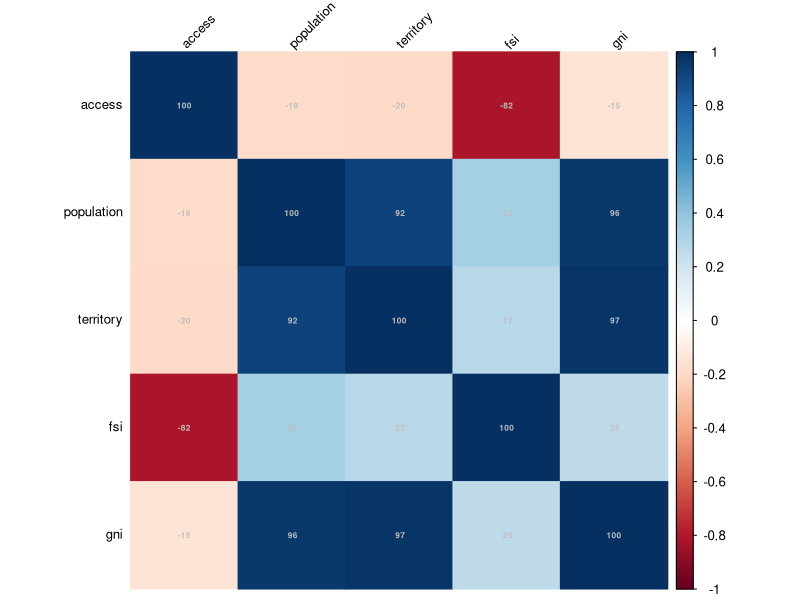
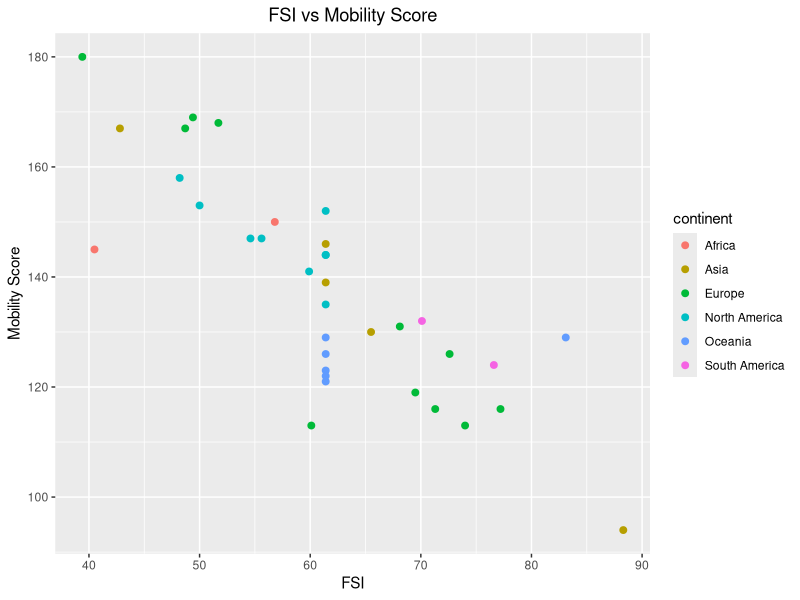
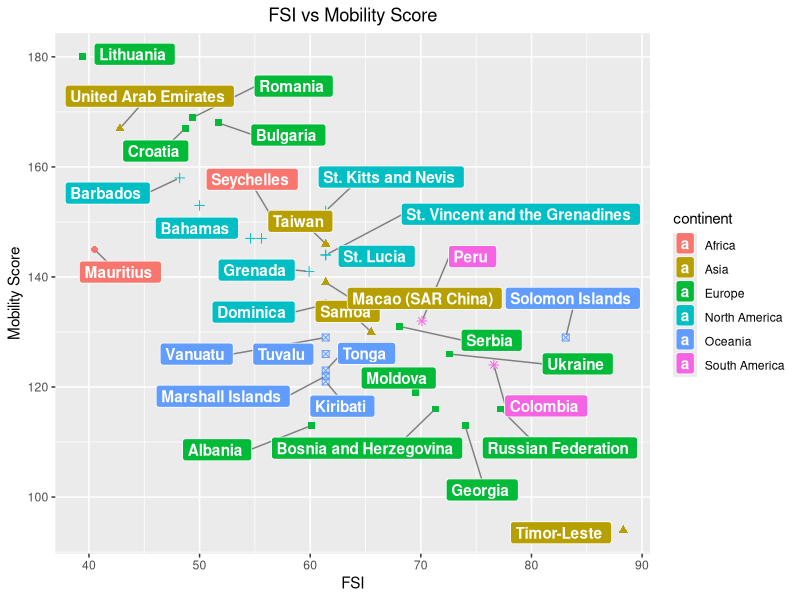
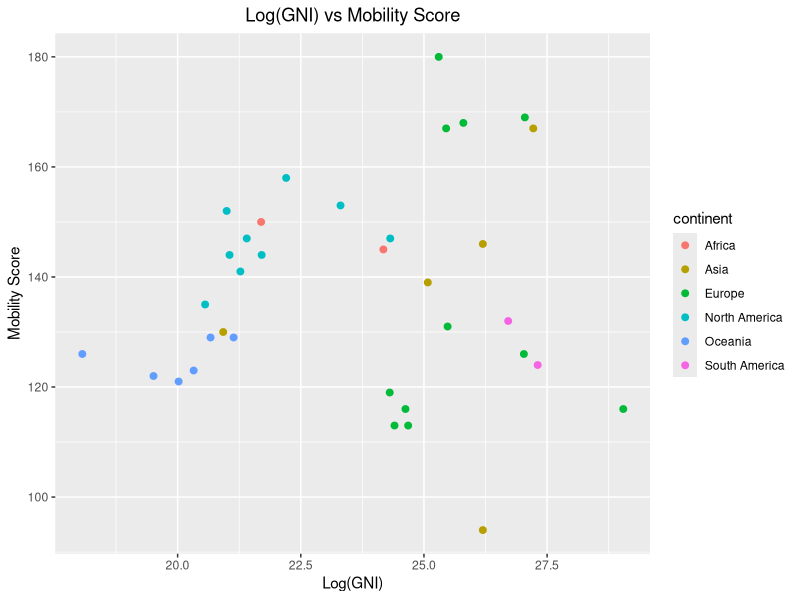
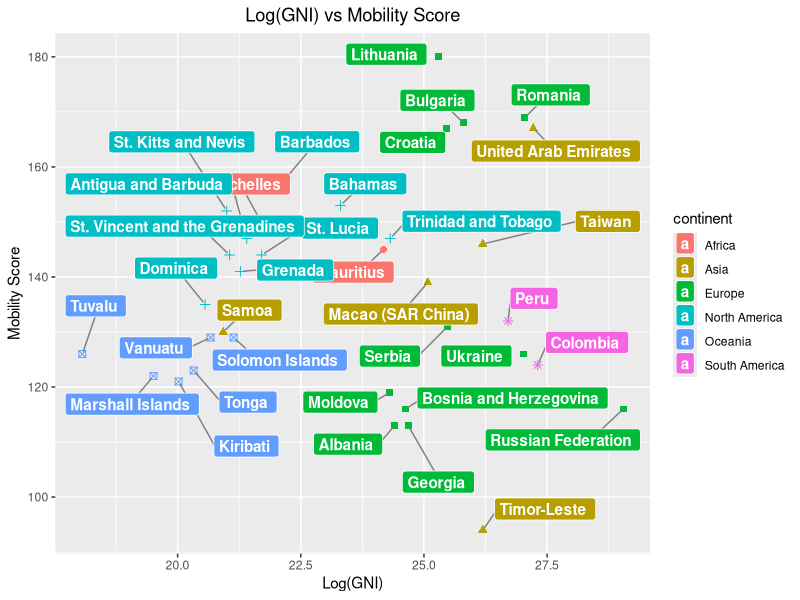
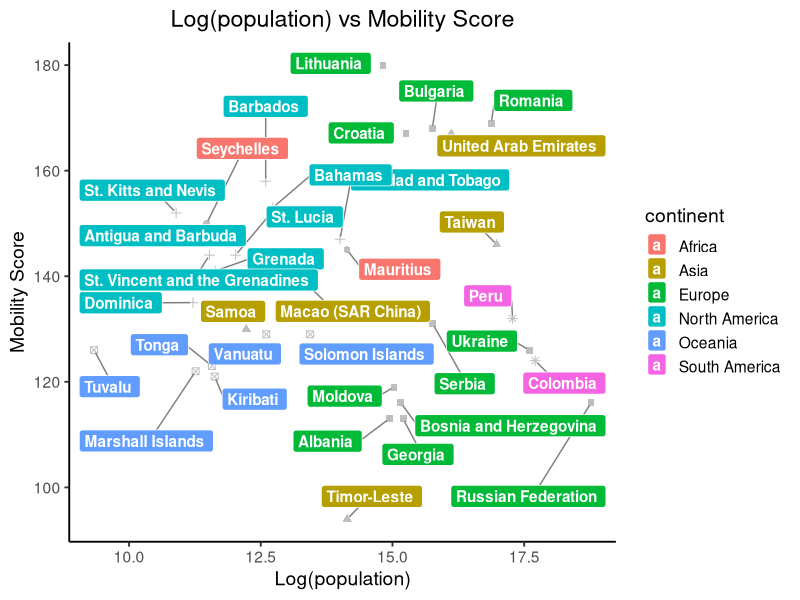
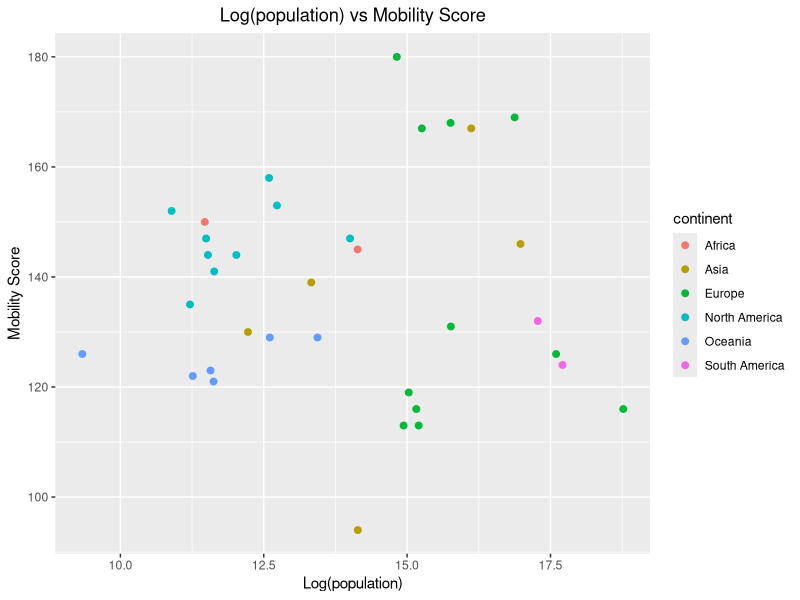
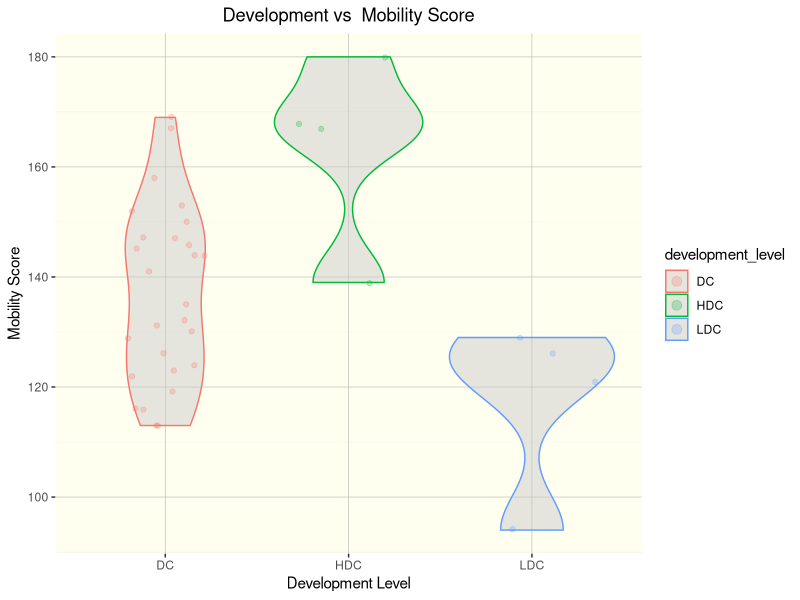

Write R code to recreate these figures, in order.
## ---- chunk 1
knitr::opts_chunk$set(echo = TRUE)
library(magrittr)
library(dplyr)
library(readxl)
library(tidyverse)
library(ggplot2)
library(ggrepel)
library(ggforce)
library(corrplot)
## ---- chunk 2
df<-read.csv(file="df.csv",header = T)
df$continent <-  c("Asia", "Asia", "Europe", "Africa", "Africa","Europe", "Europe","South America", "Europe", "Europe", "South America", "North America", "North America","Europe", "North America","Oceania", "North America","North America","North America","Asia", "Oceania", "North America", "Europe","Oceania", "North America","North America", "Asia", "Oceania", "Europe","Oceania","Oceania","Europe","Oceania", "Europe", "Europe","Europe", "Asia", "NA")

df$log_p <- log(df$population)
df$world_region <- as.factor(df$world_region)
df <- na.omit(df)
## ---- chunk 3
# merge fsi, gni and mobility score table
fsi_18<-read.csv(file="fsi-2018.csv",header = T)
GNI<-read.csv(file="GNI.csv",header = T)

# Update country names
fsi_18$Country[fsi_18$Country=="Brunei Darussalam"] <- "Brunei"
fsi_18$Country[fsi_18$Country=="Congo Democratic Republic"] <- "Congo (Dem. Rep.)"
fsi_18$Country[fsi_18$Country=="Congo Republic"] <- "Congo (Rep.)"
fsi_18$Country[fsi_18$Country=="Cote d'Ivoire"] <- "Cote d'Ivoire (Ivory Coast)"
fsi_18$Country[fsi_18$Country=="Guinea Bissau"] <- "Guinea-Bissau	"
fsi_18$Country[fsi_18$Country=="Israel and West Bank"] <- "Israel"
fsi_18$Country[fsi_18$Country=="Kyrgyz Republic"] <- "Kyrgyzstan"
fsi_18$Country[fsi_18$Country=="Lao PDR"] <- "Laos"
fsi_18$Country[fsi_18$Country=="Russia"] <- "Russian Federation"
fsi_18$Country[fsi_18$Country=="Timor-Leste"] <- "Timor Leste"
fsi_18$Country[fsi_18$Country=="Cape Verde"] <- "Cape Verde Islands"
fsi_18$Country[fsi_18$Country=="Comoros"] <- "Comores Islands"
fsi_18$Country[fsi_18$Country=="Slovak Republic"] <- "Slovakia"
fsi_18$Country[fsi_18$Country=="Timor Leste"] <- "Timor-Leste"

GNI$country[GNI$country=="Bahamas, The"] <- "Bahamas"
GNI$country[GNI$country=="Brunei Darussalam"] <- "Brunei"
GNI$country[GNI$country=="Cabo Verde"] <- "Cape Verde"
GNI$country[GNI$country=="Congo, Dem. Rep."] <- "Congo (Dem. Rep.)"
GNI$country[GNI$country=="Congo, Rep."] <- "Congo (Rep.)"
GNI$country[GNI$country=="Cote d'Ivoire"] <- "Cote d'Ivoire (Ivory Coast)"
GNI$country[GNI$country=="Egypt, Arab Rep."] <- "Egypt"
GNI$country[GNI$country=="Eswatini"] <- "eSwatini"
GNI$country[GNI$country=="Gambia, The"] <- "Gambia"
GNI$country[GNI$country=="Hong Kong SAR, China"] <- "Hong Kong (SAR China)"
GNI$country[GNI$country=="Iran, Islamic Rep."] <- "Iran"
GNI$country[GNI$country=="Kyrgyz Republic"] <- "Kyrgyzstan"
GNI$country[GNI$country=="Lao PDR"] <- "Laos"
GNI$country[GNI$country=="Macao SAR, China"] <- "Macao (SAR China)"
GNI$country[GNI$country=="Micronesia, Fed. Sts."] <- "Micronesia"
GNI$country[GNI$country=="Korea, Dem. People’s Rep."] <- "North Korea"
GNI$country[GNI$country=="Slovak Republic"] <- "Slovakia"
GNI$country[GNI$country=="Korea, Rep."] <- "South Korea"
GNI$country[GNI$country=="Syrian Arab Republic"] <- "Syria"
GNI$country[GNI$country=="Timor-Leste"] <- "Timor Leste"
GNI$country[GNI$country=="Venezuela, RB"] <- "Venezuela"
GNI$country[GNI$country=="Yemen, Rep."] <- "Yemen"


# data cleaning 
fsi_data <- filter(fsi_18,Year==2018) %>% 
  select(Country,Total)
fsi_data$Country <- str_c(fsi_data$Country,' ')

GNI_data <- filter(GNI,year==2018) %>% 
  select(country,gni)
GNI_data$country <- str_c(GNI_data$country,' ')

# Merge two dataset
df %<>% left_join(fsi_data,by=c("Country"="Country")) 
df %<>% left_join(GNI_data,by=c("Country"="country"))
df %<>% rename(fsi=Total,Schengen_waiver=Schengen.Visa.waiver.Y.N..date.)
df %<>% select(-Change.in.mobility.score..2006.2019.)

# replace na with mean
df[is.na(df$fsi),"fsi"]<-round(mean(df$fsi,na.rm = T),1)
df[is.na(df$gni),"gni"]<-round(mean(df$gni,na.rm = T),1)
## ---- chunk 4
df_cor<-df %>% select(access,population,territory,fsi,gni)

df_cor$access <- (df_cor$access-mean(df_cor$access))/sd(df_cor$access)
df_cor$population <- (df_cor$population-mean(df_cor$population))/sd(df_cor$population)
df_cor$territory <- (df_cor$territory-mean(df_cor$territory))/sd(df_cor$territory)
df_cor$fsi <- (df_cor$fsi-mean(df_cor$fsi))/sd(df_cor$fsi)
df_cor$gni <- (df_cor$gni-mean(df_cor$gni))/sd(df_cor$gni)

correlation<-round(cor(df_cor),2)

correlation<-as.matrix(correlation)

corrplot(correlation,method = "color", addCoef.col = "grey", addCoefasPercent=TRUE, tl.col = "black", tl.srt = 45, tl.cex=0.8, number.cex = 0.5) 

## ---- chunk 5
ggplot(data = df, mapping = aes(x = fsi, y = access, color = continent))+
  geom_point(size=2)+
  labs(x="FSI",y="Mobility Score",title="FSI vs Mobility Score")+
  theme(plot.title = element_text(hjust = 0.5))
## ---- chunk 6
ggplot(data = df, mapping = aes(x = fsi, y = access, color = continent,shape=continent))+
  geom_point(size=2)+
  geom_label_repel(aes(fill=continent),label=df$Country,fontface="bold", color="white", 
                   box.padding=unit(0.5, "lines"), point.padding=unit(.2, "lines"), 
                   segment.colour = "grey50",max.overlaps = 13) +
  labs(x="FSI",y="Mobility Score",title="FSI vs Mobility Score")+
  theme(plot.title = element_text(hjust = 0.5))
  
## ---- chunk 7
df$log_gni<-log(df$gni)
ggplot(data = df, mapping = aes(x = log_gni, y = access, color = continent))+
  geom_point(size=2)+
  labs(x="Log(GNI)",y="Mobility Score",title="Log(GNI) vs Mobility Score")+
  theme(plot.title = element_text(hjust = 0.5))
  
## ---- chunk 8
df$log_gni<-log(df$gni)
ggplot(data = df, mapping = aes(x = log_gni, y = access, color = continent,shape=continent))+
  geom_point(size=2)+
  geom_label_repel(aes(fill=continent),label=df$Country,fontface="bold", color="white", 
                   box.padding=unit(0.5, "lines"), point.padding=unit(.2, "lines"), 
                   segment.colour = "grey50",max.overlaps = 13) +
  labs(x="Log(GNI)",y="Mobility Score",title="Log(GNI) vs Mobility Score")+
  theme(plot.title = element_text(hjust = 0.5))
  
## ---- chunk 9
#log_populatin vs mobility score
ggplot(data = df, mapping = aes(x = log_p, y = access, color = continent,shape=continent))+
  geom_point(color="grey", size=2)+
  geom_label_repel(aes(fill=continent),label=df$Country,fontface="bold", color="white", 
                   box.padding=unit(0.5, "lines"), point.padding=unit(.2, "lines"), 
                   segment.colour = "grey50",max.overlaps = 13) +
  labs(x="Log(population)",y="Mobility Score",title = "Log(population) vs Mobility Score")+
  theme_classic(base_size = 14)+
  theme(plot.title = element_text(hjust = 0.5))
## ---- chunk 10
#log_populatin vs mobility score
ggplot(data = df, mapping = aes(x = log_p, y = access, color = continent))+
  geom_point(size=2)+
  labs(x="Log(population)",y="Mobility Score",title = "Log(population) vs Mobility Score")+
  theme(plot.title = element_text(hjust = 0.5))
## ---- chunk 11
ggplot(df,aes(x=development_level,y=access)) + 
  geom_violin(aes(color=development_level),fill="gray80",alpha=0.5) +
  geom_sina(aes(color=development_level), alpha=0.25) + 
  labs(x="Development Level",y="Mobility Score",title="Development vs  Mobility Score") +
  theme(panel.background=element_rect(fill="ivory1"),
        panel.grid.major=element_line(color="gray70",size=0.2),
        panel.grid.minor=element_line(color="gray90",size=0.1),
        plot.title = element_text(hjust=0.5)) +
  guides(color=guide_legend(override.aes=list(size=3)))
## ---- chunk 12
df$log_t <- log(df$territory)
ggplot(data = df, mapping = aes(x = log_t, y = access, color = continent,shape=continent))+
  geom_point(color="grey", size=2)+
  geom_label_repel(aes(fill=continent),label=df$Country,fontface="bold", color="white", 
                   box.padding=unit(0.5, "lines"), point.padding=unit(.2, "lines"), 
                   segment.colour = "grey50",max.overlaps = 18) +
  labs(title = "Log(territory) vs Mobility Score",x="Log(territory)",y="Mobility Score")+
  theme_classic(base_size = 14)+
  theme(plot.title = element_text(hjust = 0.5))
## ---- chunk 13
df$log_t <- log(df$territory)
ggplot(data = df, mapping = aes(x = log_t, y = access, color = continent))+
  geom_point(size=2)+
  labs(title = "Log(territory) vs Mobility Score",x="Log(territory)",y="Mobility Score")+
  theme(plot.title = element_text(hjust = 0.5))
## ---- chunk 14
ggplot(df,aes(x=freedom_house_ranking,y=access)) + 
  geom_violin(aes(color=freedom_house_ranking),fill="gray80",alpha=0.5) +
  geom_sina(aes(color=freedom_house_ranking), alpha=0.25) + 
  labs(x="Freedom House Ranking",y="Mobility Score",title="Freedom House Ranking vs Mobility Score") +
  theme(panel.background=element_rect(fill="ivory1"),
        panel.grid.major=element_line(color="gray70",size=0.2),
        panel.grid.minor=element_line(color="gray90",size=0.1),
        plot.title = element_text(hjust=0.5),
        axis.text.x = element_text(angle = 10, hjust = 0.2, vjust = 0.5)) +
  guides(color=guide_legend(override.aes=list(size=3)))
## ---- chunk 15
ggplot(df,aes(x=dominant_religion,y=access)) + 
  geom_violin(aes(color=dominant_religion),fill="gray80",alpha=0.5) +
  geom_sina(aes(color=dominant_religion), alpha=0.25) + 
  labs(x="Dominant Religion",y="Mobility Score",title="Dominant Religion vs Mobility Score") +
  theme(panel.background=element_rect(fill="ivory1"),
        panel.grid.major=element_line(color="gray70",size=0.2),
        panel.grid.minor=element_line(color="gray90",size=0.1),
        plot.title = element_text(hjust=0.5),
        axis.text.x = element_text(angle = 45, hjust = 0.2, vjust = 0.5)) +
  guides(color=guide_legend(override.aes=list(size=3)))

